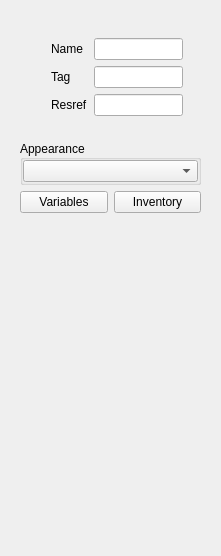
<?xml version="1.0" encoding="UTF-8"?>
<ui version="4.0">
 <class>PlaceableGeneralView</class>
 <widget class="QWidget" name="PlaceableGeneralView">
  <property name="geometry">
   <rect>
    <x>0</x>
    <y>0</y>
    <width>221</width>
    <height>556</height>
   </rect>
  </property>
  <property name="windowTitle">
   <string>Form</string>
  </property>
  <layout class="QHBoxLayout" name="horizontalLayout">
   <item>
    <widget class="QWidget" name="widget" native="true">
     <layout class="QVBoxLayout" name="verticalLayout">
      <item>
       <widget class="QWidget" name="widget_5" native="true">
        <property name="sizePolicy">
         <sizepolicy hsizetype="Preferred" vsizetype="Fixed">
          <horstretch>0</horstretch>
          <verstretch>0</verstretch>
         </sizepolicy>
        </property>
        <layout class="QHBoxLayout" name="horizontalLayout_4">
         <item>
          <widget class="QLabel" name="portrait">
           <property name="sizePolicy">
            <sizepolicy hsizetype="Preferred" vsizetype="Fixed">
             <horstretch>0</horstretch>
             <verstretch>0</verstretch>
            </sizepolicy>
           </property>
           <property name="text">
            <string/>
           </property>
          </widget>
         </item>
         <item>
          <widget class="QWidget" name="widget_2" native="true">
           <property name="sizePolicy">
            <sizepolicy hsizetype="Preferred" vsizetype="Fixed">
             <horstretch>0</horstretch>
             <verstretch>0</verstretch>
            </sizepolicy>
           </property>
           <layout class="QGridLayout" name="gridLayout">
            <item row="0" column="0">
             <widget class="QLabel" name="label">
              <property name="text">
               <string>Name</string>
              </property>
             </widget>
            </item>
            <item row="0" column="1">
             <widget class="StrrefLineEdit" name="name"/>
            </item>
            <item row="1" column="0">
             <widget class="QLabel" name="label_2">
              <property name="text">
               <string>Tag</string>
              </property>
             </widget>
            </item>
            <item row="1" column="1">
             <widget class="QLineEdit" name="tag"/>
            </item>
            <item row="2" column="0">
             <widget class="QLabel" name="label_3">
              <property name="text">
               <string>Resref</string>
              </property>
             </widget>
            </item>
            <item row="2" column="1">
             <widget class="QLineEdit" name="resref"/>
            </item>
           </layout>
          </widget>
         </item>
        </layout>
       </widget>
      </item>
      <item>
       <widget class="QGroupBox" name="groupBox">
        <property name="sizePolicy">
         <sizepolicy hsizetype="Preferred" vsizetype="Fixed">
          <horstretch>0</horstretch>
          <verstretch>0</verstretch>
         </sizepolicy>
        </property>
        <property name="title">
         <string>Appearance</string>
        </property>
        <property name="alignment">
         <set>Qt::AlignLeading|Qt::AlignLeft|Qt::AlignVCenter</set>
        </property>
        <layout class="QHBoxLayout" name="horizontalLayout_2">
         <property name="leftMargin">
          <number>0</number>
         </property>
         <property name="topMargin">
          <number>0</number>
         </property>
         <property name="rightMargin">
          <number>0</number>
         </property>
         <property name="bottomMargin">
          <number>0</number>
         </property>
         <item>
          <widget class="QComboBox" name="appearance"/>
         </item>
        </layout>
       </widget>
      </item>
      <item>
       <widget class="QWidget" name="widget_3" native="true">
        <property name="sizePolicy">
         <sizepolicy hsizetype="Preferred" vsizetype="Fixed">
          <horstretch>0</horstretch>
          <verstretch>0</verstretch>
         </sizepolicy>
        </property>
        <layout class="QHBoxLayout" name="horizontalLayout_3">
         <property name="leftMargin">
          <number>0</number>
         </property>
         <property name="topMargin">
          <number>0</number>
         </property>
         <property name="rightMargin">
          <number>0</number>
         </property>
         <property name="bottomMargin">
          <number>0</number>
         </property>
         <item>
          <widget class="QPushButton" name="variables">
           <property name="text">
            <string>Variables</string>
           </property>
          </widget>
         </item>
         <item>
          <widget class="QPushButton" name="inventory">
           <property name="text">
            <string>Inventory</string>
           </property>
          </widget>
         </item>
        </layout>
       </widget>
      </item>
      <item>
       <widget class="PlaceableProperties" name="properties" native="true"/>
      </item>
     </layout>
    </widget>
   </item>
  </layout>
 </widget>
 <customwidgets>
  <customwidget>
   <class>PlaceableProperties</class>
   <extends>QWidget</extends>
   <header>placeableproperties.h</header>
   <container>1</container>
  </customwidget>
  <customwidget>
   <class>StrrefLineEdit</class>
   <extends>QLineEdit</extends>
   <header>../strreflineedit.h</header>
  </customwidget>
 </customwidgets>
 <resources/>
 <connections/>
</ui>
